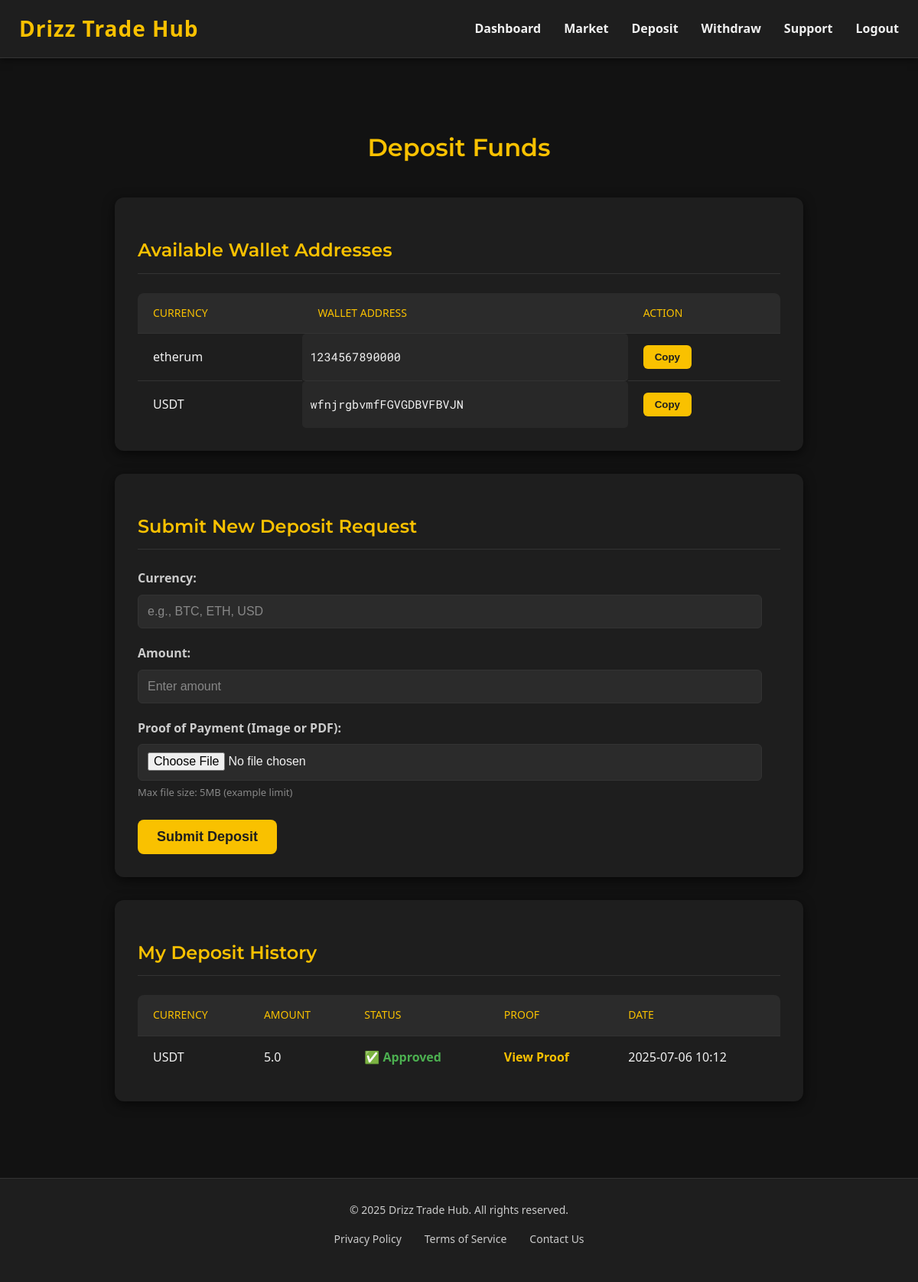
The page /deposit (signed in) on the database its author committed.
### models.py (models this page shows)
class WalletAddress(db.Model):
    id = db.Column(db.Integer, primary_key=True)
    address = db.Column(db.String(255), nullable=False)
    currency=db.Column(db.String(50), nullable=False)  # e.g., BTC, ETH

class DepositRequest(db.Model):
    id = db.Column(db.Integer, primary_key=True)
    user_id = db.Column(db.Integer, db.ForeignKey('user.id'), nullable=False)
    currency = db.Column(db.String(10), nullable=False)
    amount = db.Column(db.Float, nullable=False)
    proof_path = db.Column(db.String(255), nullable=False)
    status = db.Column(db.String(20), default='pending')
    timestamp = db.Column(db.DateTime, default=db.func.now())
    user = db.relationship('User', backref='deposits')

### routes.py (the view, shortened to what this page needs)
@app.route('/deposit', methods=['GET', 'POST'])
@login_required
def deposit():
    wallet_addresses = WalletAddress.query.all()
    deposits = DepositRequest.query.filter_by(user_id=current_user.id).order_by(DepositRequest.timestamp.desc()).all()
    return render_template('deposit.html', wallet_addresses=wallet_addresses, deposits=deposits)

### app.py (called while the page is built)
@app.context_processor
def inject_user():
    return dict(current_user=current_user)

### models.py (called while the page is built)
@login_manager.user_loader
def load_user(user_id):
    return User.query.get(int(user_id))

### templates/deposit.html (shortened to what this page needs)
{% extends "layout.html" %}
{% block content %}
<div class="deposit-wrapper">
    <main class="deposit-main">
        <h1>Deposit Funds</h1>
        <section class="deposit-section wallet-addresses-card">
            <h2>Available Wallet Addresses</h2>
            {% if wallet_addresses %}
                <table>
                    <thead>
                        <tr>
                            <th>Currency</th>
                            <th>Wallet Address</th>
                            <th>Action</th>
                        </tr>
                    </thead>
                    <tbody>
                        {% for wallet in wallet_addresses %}
                        <tr>
                            <td>{{ wallet.currency }}</td>
                            <td class="wallet-address-display" id="address-{{ loop.index }}">{{ wallet.address }}</td>
                            <td>
                                <button class="copy-button" onclick="copyToClipboard('address-{{ loop.index }}')">Copy</button>
                            </td>
                        </tr>
                        {% endfor %}
                    </tbody>
                </table>
            {% else %}
                <p class="no-data-message">No wallet addresses available. Please contact support.</p>
            {% endif %}
        </section>
        <section class="deposit-section deposit-form-card">
            <h2>Submit New Deposit Request</h2>
            <form method="POST" enctype="multipart/form-data" class="deposit-form">
                <div class="form-group">
                    <label for="currency">Currency:</label>
                    <input type="text" id="currency" name="currency" required placeholder="e.g., BTC, ETH, USD">
                </div>
                <div class="form-group">
                    <label for="amount">Amount:</label>
                    <input type="number" id="amount" step="0.01" name="amount" required placeholder="Enter amount">
                </div>
                <div class="form-group">
                    <label for="proof">Proof of Payment (Image or PDF):</label>
                    <input type="file" id="proof" name="proof" accept="image/*,application/pdf" required>
                    <small class="form-help-text">Max file size: 5MB (example limit)</small>
                </div>
                <button type="submit" class="submit-button">Submit Deposit</button>
            </form>
        </section>
        <section class="deposit-section deposit-history-card">
            <h2>My Deposit History</h2>
            {% if deposits %}
                <table>
                    <thead>
                        <tr>
                            <th>Currency</th>
                            <th>Amount</th>
                            <th>Status</th>
                            <th>Proof</th>
                            <th>Date</th>
                        </tr>
                    </thead>
                    <tbody>
                        {% for dep in deposits %}
                        <tr>
                            <td>{{ dep.currency }}</td>
                            <td>{{ dep.amount | round(8) }}</td>
                            <td>
                                <span class="status-{{ dep.status.lower() }}">
                                    {% if dep.status.lower() == 'pending' %}⏳
                                    {% elif dep.status.lower() == 'approved' %}✅
                                    {% elif dep.status.lower() == 'rejected' %}❌
                                    {% endif %}
                                    {{ dep.status | capitalize }}
                                </span>
                            </td>
                            <td>
                                {% if dep.proof_path %}
                                    <a href="{{ url_for('static', filename='uploads/' ~ dep.proof_path) }}" target="_blank" class="view-proof-link">View Proof</a>
                                {% else %}
                                    N/A
                                {% endif %}
                            </td>
                            <td>{{ dep.timestamp.strftime('%Y-%m-%d %H:%M') }}</td>
                        </tr>
                        {% endfor %}
                    </tbody>
                </table>
            {% else %}
                <p class="no-data-message">No deposits found yet.</p>
            {% endif %}
        </section>
    </main>
</div>
{% endblock %}

### static/css/styles.css (style rules this page uses)
body { background: #0e1117; font-family: 'Poppins', sans-serif; color: #fff; margin: 0; padding: 0; }
body { background-color: #121212; color: #f1f1f1; font-family: 'Montserrat', 'Segoe UI', Arial, sans-serif; margin: 0; padding: 0; box-sizing: border-box; line-height: 1.6; }
a { color: #f9c100; text-decoration: none; transition: color 0.2s ease; }
h1, h2, h3, h4, h5, h6 { color: #f9c100; font-family: 'Montserrat', sans-serif; font-weight: 600; }

### templates/deposit.html (style rules this page uses)
body { background-color: #121212; color: #f1f1f1; font-family: 'Segoe UI', Arial, sans-serif; margin: 0; padding: 0; box-sizing: border-box; }
.deposit-wrapper { display: flex; min-height: 100vh; justify-content: center; padding: 30px 20px; }
.deposit-main { flex: 1; max-width: 900px; width: 100%; }
h1 { color: #f9c100; font-size: 32px; text-align: center; margin-bottom: 40px; }
h2 { color: #f9c100; font-size: 24px; margin-bottom: 25px; border-bottom: 1px solid #333; padding-bottom: 10px; text-align: left; }
.deposit-section { background-color: #1e1e1e; border-radius: 12px; padding: 30px; margin-bottom: 30px; box-shadow: 0 4px 15px rgba(0,0,0,0.6); transition: transform 0.2s ease-in-out, box-shadow 0.2s ease-in-out; }
table { width: 100%; border-collapse: separate; border-spacing: 0; margin-top: 20px; border-radius: 8px; overflow: hidden; }
th, td { padding: 15px 20px; text-align: left; border-bottom: 1px solid #333; color: #f1f1f1; }
th { background-color: #2b2b2b; font-weight: normal; color: #f9c100; text-transform: uppercase; font-size: 14px; }
tbody tr:last-child td { border-bottom: none; }
.wallet-address-display { font-family: 'Roboto Mono', 'Courier New', monospace; font-size: 0.95em; background-color: #282828; padding: 5px 10px; border-radius: 5px; word-break: break-all; }
.copy-button { background-color: #f9c100; color: #1e1e1e; border: none; padding: 8px 15px; border-radius: 6px; cursor: pointer; font-weight: bold; transition: background-color 0.2s ease, transform 0.2s ease; }
.deposit-form { margin-top: 20px; }
.form-group { margin-bottom: 20px; }
.form-group label { display: block; margin-bottom: 8px; font-weight: bold; color: #ccc; }
.form-group input[type="text"], .form-group input[type="number"], .form-group input[type="file"] { width: calc(100% - 24px); padding: 12px; border: 1px solid #333; border-radius: 6px; background-color: #2b2b2b; color: #f1f1f1; font-size: 16px; box-sizing: border-box; }
.form-group input[type="file"] { padding-top: 10px; }
.form-group input::placeholder { color: #888; }
.form-help-text { font-size: 13px; color: #888; margin-top: 5px; display: block; }
.submit-button { display: block; width: auto; min-width: 180px; margin-top: 25px; background-color: #f9c100; color: #1e1e1e; border: none; padding: 12px 25px; border-radius: 8px; cursor: pointer; font-weight: bold; font-size: 18px; transition: background-color 0.2s ease, transform 0.2s ease; text-align: center; }
.status-approved { color: #4CAF50; font-weight: bold; }
.view-proof-link { color: #f9c100; text-decoration: none; font-weight: bold; transition: color 0.2s ease; }

### rows shown on the page
WalletAddress: currency "etherum", address "1234567890000"
WalletAddress: currency "USDT", address "wfnjrgbvmfFGVGDBVFBVJN"
DepositRequest: currency "USDT", amount "5.0", status "Approved", timestamp "2025-07-06 10:12"
